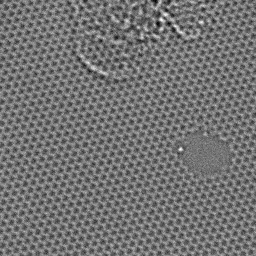
#> input picture new_train_labels_color/2013_0611_GrGB_TS_001_layer_0003.png, 256 x 256 px; its folder holds 4 pictures in this run
$ python make_new_labels.py
#> lines starting #> are read from the running program, lines starting #| are printed output that depends on the picture; after the words box and inside, x2 and y2 are one past the last pixel; in counts of white or black regions, pixels touching at a corner belong together
import os
import glob
import cv2
import numpy as np

# ===== 設定 =====
# GIMPで作ったカラーラベルPNGを置くフォルダ
INPUT_DIR = "new_train_labels_color"

# 0/1/2/3 の整数ラベルを書き出すフォルダ
OUTPUT_DIR = "new_train_labels_int"

# OpenCV(BGR)での色 → クラス番号の対応
# 0: graphene, 1: grain boundary, 2: vacuum, 3: contaminant
COLOR2LABEL = {
    (0,   0,   0): 0,  # black = graphene
    (0,   0, 255): 1,  # red   = grain boundary
    (255, 0,   0): 2,  # blue  = vacuum
    (0, 255,   0): 3,  # green = contaminant
}

def ensure_dir(path: str):
    """フォルダがなければ作成"""
#> in main, img is the input picture: shape (256, 256, 3); min 0, max 255, mean 115.4
    if not os.path.exists(path):
        os.makedirs(path)
        print(f"[INFO] create dir: {path}")

def print_unique_colors(img: np.ndarray, fname: str):
    """
    RGB色のユニーク値を表示（デバッグ用）
    """
#> called with fname = '2013_0611_GrGB_TS_001_layer_0003.png'
    # img: (H, W, 3), BGR
    h, w, c = img.shape
#> h = 256; w = 256; c = 3
    assert c == 3, f"Expected 3 channels, got {c} for {fname}"
    unique = np.unique(img.reshape(-1, 3), axis=0)
#> unique = 219 rows, first 8: [0, 0, 0], [5, 5, 5], [7, 7, 7], [9, 9, 9], [14, 14, 14], [15, 15, 15], [19, 19, 19], [20, 20, 20]
    print(f"\n[INFO] Unique BGR colors in {fname}:")
    for b, g, r in unique:
        print(f"  BGR=({b:3d}, {g:3d}, {r:3d})")
#> this loop made 219 passes
#|   BGR=(  0,   0,   0)
#|   BGR=(  5,   5,   5)
#|   BGR=(  7,   7,   7)
#|   BGR=(  9,   9,   9)
#|   BGR=( 14,  14,  14)
#|   BGR=( 15,  15,  15)
#|   BGR=( 19,  19,  19)
#|   BGR=( 20,  20,  20)
#> (further printed lines are left out)

def convert_label_img(img_bgr: np.ndarray, fname: str) -> np.ndarray:
    """
    BGRカラーラベル画像 → 0/1/2/3 の整数ラベル画像に変換
    """
#> called with fname = '2013_0611_GrGB_TS_001_layer_0003.png'
    h, w, _ = img_bgr.shape
#> h = 256; w = 256
    label = np.zeros((h, w), dtype=np.uint8)

    # まず全部 0 (graphene) にしておく
    # → GIMPの透明部分が (0,0,0) になるので、そのままClass 0扱いでOK

    # 定義した色に対応する部分だけ上書き
    used_colors = set()

    for bgr, cls in COLOR2LABEL.items():
        mask = np.all(img_bgr == np.array(bgr, dtype=np.uint8), axis=-1)
        if np.any(mask):
            label[mask] = cls
            used_colors.add(bgr)
#> this loop made 4 passes
#> pass 1, in convert_label_img, `mask = np.all(img_bgr == np.array(bgr, dtype=np.uint8), axis=-1)`:
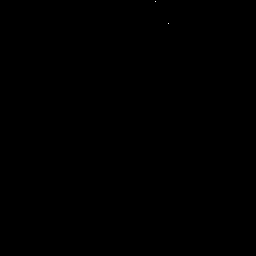
#> mask: shape (256, 256) bool; 0% white in thin lines or dots, all inside (x1, y1, x2, y2) = (155, 1, 169, 24)
#> after the loop, used_colors = 1 item

    # 予期しない色が混ざっていないかチェック
    unique_after = np.unique(img_bgr.reshape(-1, 3), axis=0)
#> unique_after has the same summary as unique in print_unique_colors
    defined_colors = set(COLOR2LABEL.keys())
    unexpected = [tuple(c) for c in unique_after if tuple(c) not in defined_colors]
#> unexpected = 218 items, first 6: (5, 5, 5), (7, 7, 7), (9, 9, 9), (14, 14, 14), (15, 15, 15), (19, 19, 19)

    # 黒(0,0,0) は Graphene として扱うので、COLOR2LABELに入っている
    # その他の色がある場合はワーニング
    if len(unexpected) > 0:
        print(f"[WARN] {fname}: unexpected colors found (not mapped to any class):")
        for c in unexpected:
            print(f"       BGR={c}")
#> this loop made 218 passes
#|        BGR=(5, 5, 5)
#|        BGR=(7, 7, 7)
#|        BGR=(9, 9, 9)
#|        BGR=(14, 14, 14)
#|        BGR=(15, 15, 15)
#|        BGR=(19, 19, 19)
#|        BGR=(20, 20, 20)
#|        BGR=(21, 21, 21)
#> (further printed lines are left out)
        print("       → アンチエイリアスや半透明が残っていないか確認してください。")

    return label

def main():
    ensure_dir(INPUT_DIR)
    ensure_dir(OUTPUT_DIR)

    png_files = sorted(glob.glob(os.path.join(INPUT_DIR, "*.png")))

    if not png_files:
        print(f"[INFO] No PNG files found in {INPUT_DIR}.")
        print("       GIMPで作成した *_LABEL.png をここに入れてください。")
        return

    print(f"[INFO] Found {len(png_files)} label image(s) in {INPUT_DIR}.")

    for fp in png_files:
        fname = os.path.basename(fp)
        print(f"\n[INFO] Processing: {fname}")

        # BGRで読み込み（アルファチャンネルは無視）
        img = cv2.imread(fp, cv2.IMREAD_COLOR)
        if img is None:
            print(f"[ERROR] Failed to read {fp}")
            continue

        # まずユニークな色を表示（デバッグ用）
        print_unique_colors(img, fname)

        # 色マスク → 0/1/2/3 ラベルに変換
        label = convert_label_img(img, fname)

        # 出力ファイル名：元の名前をそのまま使う（任意で _int を付けてもOK）
        out_fp = os.path.join(OUTPUT_DIR, fname)
        cv2.imwrite(out_fp, label)
        print(f"[INFO] Saved label map to: {out_fp}")
#> pass 2 of the loop in main, `for fp in png_files:`:
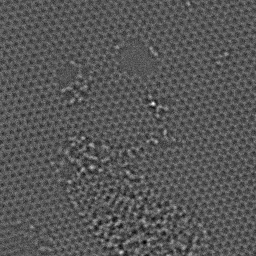
#> input picture new_train_labels_color/2013_0611_GrGB_TS_002_layer_0031.png, 256 x 256 px
#> in main, img is the input picture: shape (256, 256, 3); min 0, max 255, mean 86.8
#> unique = 181 rows, first 8: [0, 0, 0], [5, 5, 5], [6, 6, 6], [11, 11, 11], [13, 13, 13], [14, 14, 14], [15, 15, 15], [16, 16, 16]
#> the loop in print_unique_colors (call 2), `for b, g, r in unique:` made 181 passes
#> the loop in convert_label_img (call 2), `for bgr, cls in COLOR2LABEL.items():` made 4 passes
#> pass 1, in convert_label_img (call 2), `mask = np.all(img_bgr == np.array(bgr, dtype=np.uint8), axis=-1)`:
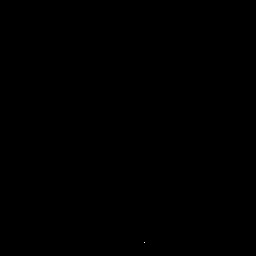
#> mask: shape (256, 256) bool; 0% white in thin lines or dots, all inside (x1, y1, x2, y2) = (144, 242, 145, 243)
#> unique_after has the same summary as unique in print_unique_colors
#> unexpected = 180 items, first 6: (5, 5, 5), (6, 6, 6), (11, 11, 11), (13, 13, 13), (14, 14, 14), (15, 15, 15)
#> the loop in convert_label_img (call 2), `for c in unexpected:` made 180 passes
#> pass 3 of the loop in main, `for fp in png_files:`:
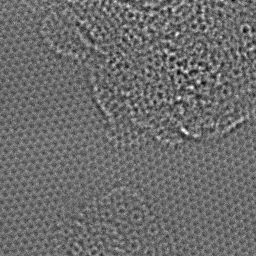
#> input picture new_train_labels_color/2013_1113_Gr_034.png, 256 x 256 px
#> in main, img is the input picture: shape (256, 256, 3); min 0, max 255, mean 108.6
#> unique = 228 rows, first 8: [0, 0, 0], [3, 3, 3], [6, 6, 6], [8, 8, 8], [9, 9, 9], [15, 15, 15], [16, 16, 16], [17, 17, 17]
#> the loop in convert_label_img (call 3), `for bgr, cls in COLOR2LABEL.items():` made 4 passes
#> pass 1, in convert_label_img (call 3), `mask = np.all(img_bgr == np.array(bgr, dtype=np.uint8), axis=-1)`:
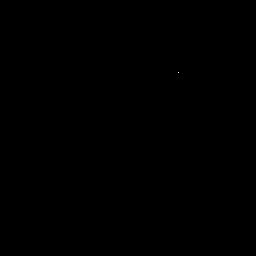
#> mask: shape (256, 256) bool; 0% white in thin lines or dots, all inside (x1, y1, x2, y2) = (178, 72, 179, 73)
#> unique_after has the same summary as unique in print_unique_colors
#> unexpected = 227 items, first 6: (3, 3, 3), (6, 6, 6), (8, 8, 8), (9, 9, 9), (15, 15, 15), (16, 16, 16)
#> the loop in convert_label_img (call 3), `for c in unexpected:` made 227 passes
#> the loop made 4 passes; the first 3 are shown

    print("\n[DONE] All label images have been converted.")

if __name__ == "__main__":
    main()
